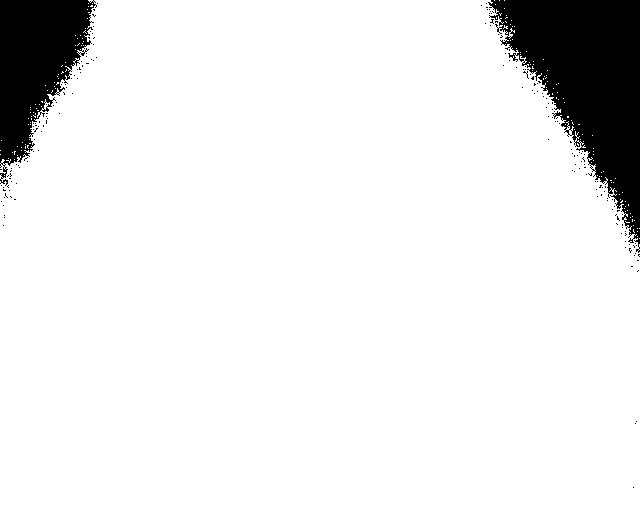
#> input picture examples/example_radiometric.tiff, 640 x 512 px
$ jupyter execute random_targets.ipynb
#> lines starting #> are read from the running program, lines starting #| are printed output that depends on the picture
[cell 1]
import math
import random

import matplotlib.pyplot as plt
import numpy as np
from scipy.stats import skewnorm

This notebook demonstrates a couple of simple functions for putting blobs into thermal images.

Firstly, there's some code to place a blob (i.e. a 2D array of values) into an image. This function is slighlty more complicated than it could be because we need to handle the case when we want to paste something near the edge of an image (we can't guarantee that animals will always be perfectly in shot!) But the cheat way to do this is pad the image so we don't go out of bounds, then place the object, and then crop back to the original size.

[cell 2]
def place_object(
    image, obj, loc_x=-1, loc_y=-1, allow_crop=True, noise=True, noise_amp=0.1
):
    """
    Places obj into image, in a random location. Optionally adds Poisson
    (shot) noise.

    Parameters
    ----------
        image : np.array
            input (base) image
        obj : np.array
            object to place
        allow_crop : bool
            whether to allow partial placements (e.g. near edges)
        noise : bool
            add Poisson noise
        noise_amp : float
            noise amplitude

    Returns
    -------
        np.array
            image with object added
        tuple
            coordinates of object

    """

    height, width = image.shape
    o_height, o_width = obj.shape

    if loc_x == -1 and loc_y == -1:
        if allow_crop:
            loc_x = random.randint(0, width - 1)
            loc_y = random.randint(0, height - 1)
        else:
            loc_x = random.randint(o_width / 2, width - 1 - o_width / 2)
            loc_y = random.randint(o_height / 2, height - 1 - o_height / 2)

    pad_x = math.ceil(o_width / 2)
    pad_y = math.ceil(o_height / 2)

    loc_x += pad_x
    loc_y += pad_y

    image_pad = np.zeros((height + 2 * pad_y, width + 2 * pad_x))
    image_pad[pad_y:-pad_y, pad_x:-pad_x] = image

    lim_left = int(loc_x - o_width / 2)
    lim_right = int(loc_x + o_width / 2)

    lim_top = int(loc_y - o_height / 2)
    lim_bottom = int(loc_y + o_height / 2)

    if noise:
        obj += noise_amp * np.random.poisson(0.1, size=obj.shape)

    image_pad[lim_top:lim_bottom, lim_left:lim_right] += obj

    return image_pad[pad_y:-pad_y, pad_x:-pad_x], (loc_x - pad_x, loc_y - pad_y)

Next we can try some simple Gaussians:

[cell 3]
def Gauss2D(x, y, amplitude, xo, yo, sigma_x, sigma_y, theta, offset=0):
    """
    Returns the amplitude of the given Gaussian distribution at (x, y)

    Parameters
    ----------

        x : float
        y : float
            coordinates
        amplitude:
            height of peak
        xo : float
        yo : float
            centre of peak (mean)
        sigma_x : float
        sigma_y : float
            x and y spread (standard dev)
        theta : float
            rotation (radians)
        offset : float
            additive offset (background level)
    Returns
    -------

        float
            amplitude at (x, y)

    """
    xo = float(xo)
    yo = float(yo)
    a = (np.cos(theta) ** 2) / (2 * sigma_x**2) + (np.sin(theta) ** 2) / (
        2 * sigma_y**2
    )
    b = -(np.sin(2 * theta)) / (4 * sigma_x**2) + (np.sin(2 * theta)) / (4 * sigma_y**2)
    c = (np.sin(theta) ** 2) / (2 * sigma_x**2) + (np.cos(theta) ** 2) / (
        2 * sigma_y**2
    )
    return offset + amplitude * np.exp(
        -(a * ((x - xo) ** 2) + 2 * b * (x - xo) * (y - yo) + c * ((y - yo) ** 2))
    )


def gaussian(size=9, amplitude=1, sigma_x=2, sigma_y=2, theta=0, offset=0, xo=0, yo=0):
    """
    Makes a 2D array and fills it with values from above.

    This is inefficient, we should probably vectorise this code.

    Parameters
    ----------
        size : int
            height/width of output
        see `gaussian` for other parameters

    Returns
    -------
        np.array
            generated Gaussian

    """

    if size % 2:
        size += 1

    blob = np.zeros((size, size))

    coords = np.linspace(-size / 2, size / 2, size)

    for xi, x in enumerate(coords):
        for yi, y in enumerate(coords):
            blob[yi, xi] = Gauss2D(
                x, y, amplitude, xo, yo, sigma_x, sigma_y, theta, offset
            )

    return blob

[cell 4]
plt.figure(figsize=(12, 12))
for i in range(25):
    ax = plt.subplot(5, 5, i + 1)

    obj_size = random.randint(10, 20)

    obj = gaussian(
        size=obj_size,
        sigma_x=random.random() * obj_size / 5.0,
        sigma_y=random.random() * obj_size / 5.0,
        theta=math.pi * random.random(),
    )
    image = np.zeros((50, 50))
    ax.imshow(place_object(image, obj)[0])
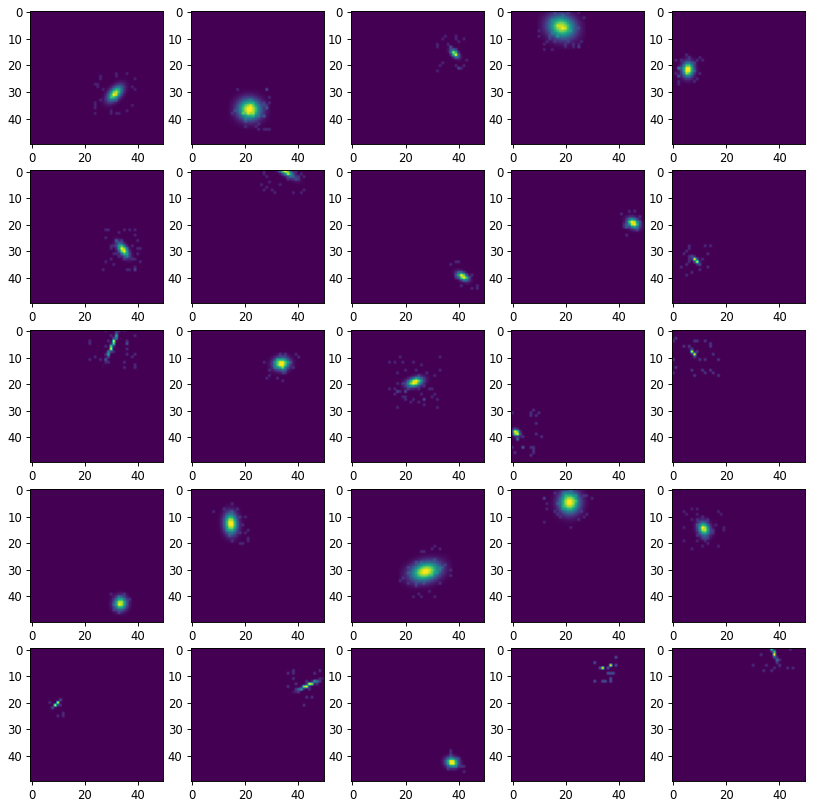
#> figure drawn by matplotlib, 25 panels

We can also be a bit more clever and generate skewed distributions:

[cell 5]
def skew_gaussian(size=9, amp_mu=5, amp_std=2, skew_x=3, skew_y=3):
    """
    Generate a random skewed 2D Gaussian. This code uses the dot product of
    two skew normal distributions which is probably not statistically
    meaningful, but it's a cheap way of generating skewed distributions.


    Parameters
    ----------
        size : int
            output size, should be odd
        amp_mu : float
            output amplitude mean
        amp_std : np.array
            output amplitude stdev
        skew_x:
            max skew to generate in x
        skew_y:
            max skew to generate in y
    Returns
    -------
        np.array
            generated distribution

    """

    if not size % 2:
        raise ValueError("Size must be odd!")

    # Generate 2 1D distributions
    a = -skew_x / 2 + skew_x * random.random()
    b = -skew_y / 2 + skew_y * random.random()

    # Size of blob
    x = np.linspace(-0.8 * max(skew_x, skew_y), 0.8 * max(skew_x, skew_y), size)

    # Generate a 2D skewed distribution
    blob = np.dot(
        skewnorm.pdf(x, a).reshape((-1, 1)), skewnorm.pdf(x, b).reshape((1, -1))
    )

    # Normalise
    blob /= np.max(blob)

    # Scale by random amplitude
    amp = np.random.normal(amp_mu, amp_std)
    blob *= amp * (1.0 / np.max(blob))

    return blob

[cell 6]
plt.figure(figsize=(12, 12))
for i in range(25):
    ax = plt.subplot(5, 5, i + 1)

    obj = skew_gaussian(size=21, skew_x=3, skew_y=6)
    image = np.zeros((50, 50))
    ax.imshow(place_object(image, obj)[0])
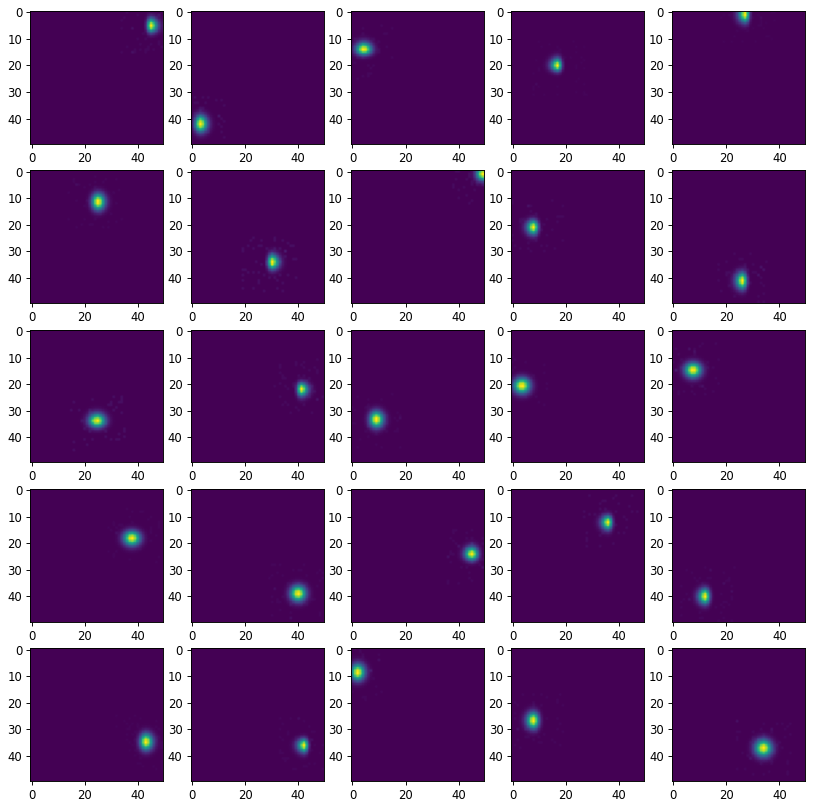
#> figure drawn by matplotlib, 25 panels

And applied to a test image:

[cell 7]
import cv2

image = cv2.imread("./example_radiometric.tiff", cv2.IMREAD_UNCHANGED)
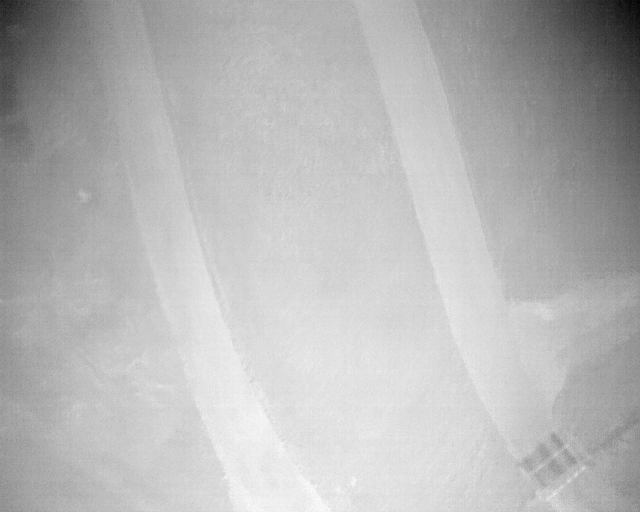
#> image: shape (512, 640) uint16; min 6743, max 7077, mean 6983.3; drawn with min black and max white

Note that we use `cv2.IMREAD_UNCHANGED` to ensure that we load the image raw, otherwise OpenCV will convert it to 8-bit silently.

Plotting the image with a colormap shows that we've got the correct range (e.g. 16-bit intensities):

[cell 8]
plt.imshow(image, cmap="magma")
plt.colorbar()
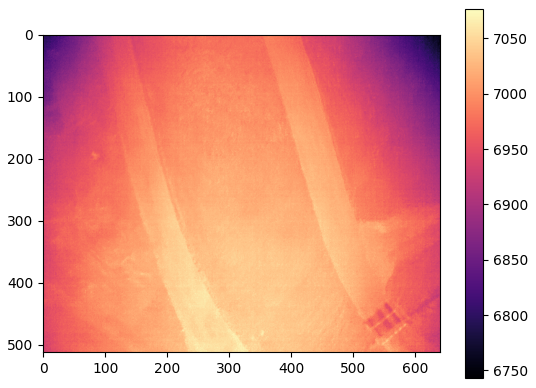
#> figure drawn by matplotlib, 2 panels

Let's insert some animals.

[cell 9]
object_size = 15

plt.figure()

# Make a copy of the image
augmented = np.array(image)

for i in range(5):
    # Place an animal
    obj = skew_gaussian(size=object_size, skew_x=1, skew_y=3, amp_mu=140)
    augmented, coord = place_object(augmented, obj)

    # Plot a box (TODO: figure out what's up with these coords)
    x, y = coord
    x -= object_size / 4
    y -= object_size / 4
    plt.gca().add_patch(
        plt.Polygon(
            [
                (x - object_size / 1.5, y - object_size / 1.5),
                (x - object_size / 1.5, y + object_size / 1.5),
                (x + object_size / 1.5, y + object_size / 1.5),
                (x + object_size / 1.5, y - object_size / 1.5),
            ],
            fill=False,
            color="white",
        )
    )
#> this loop made 5 passes
#> (coord, x, y) on passes 1 to 5: ((506, 333), 502.2, 329.2), ((425, 192), 421.2, 188.2), ((85, 133), 81.25, 129.2), ((427, 323), 423.2, 319.2), ((2, 100), -1.75, 96.25)
#> pass 1, `augmented, coord = place_object(augmented, obj)`:
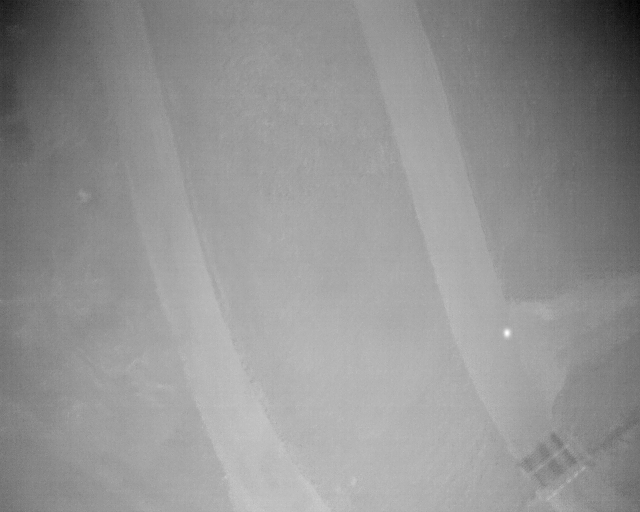
#> augmented: shape (512, 640) float64; min 6743, max 7160.3, mean 6983.3; drawn with min black and max white

plt.imshow(augmented, cmap="magma")
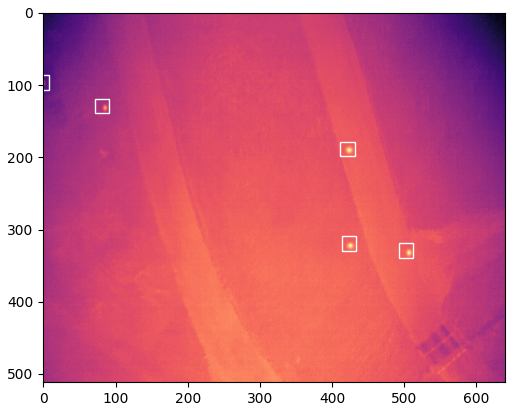
#> figure drawn by matplotlib, 1 panel

Does this look realistic? Compare to an actual frame from a "baboon" flight and be the judge:

[cell 10]
image = cv2.imread("./baboons.jpg", cv2.IMREAD_UNCHANGED)
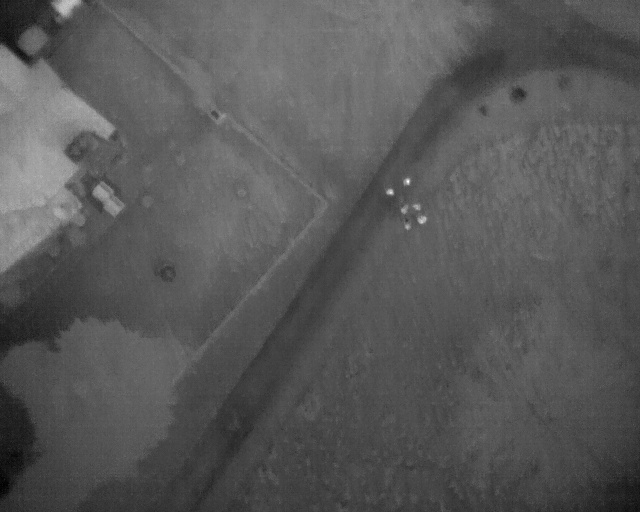
#> input picture examples/baboons.jpg, 640 x 512 px
#> image is the input picture: shape (512, 640); min 0, max 255, mean 88.2

[cell 11]
plt.imshow(image, cmap="magma")

Hmm looks similar, but those animals are _clustered_. Can we do similar?

Sure - we can generate some randomly distributed points. How about placing 7 monkeys in a group in the same image:

[cell 12]
centre_x = 300
centre_y = 400

x_locs = np.random.normal(loc=centre_x, scale=20, size=7)
y_locs = np.random.normal(loc=centre_y, scale=20, size=7)

[cell 13]
plt.figure()

# Make a copy of the image
augmented = np.array(image)

for x, y in list(zip(x_locs, y_locs)):
    object_size = 13
    # Place an animal
    obj = skew_gaussian(size=object_size, skew_x=1, skew_y=3, amp_mu=140)
    augmented, coord = place_object(augmented, obj, loc_x=x, loc_y=y)

    plt.imshow(augmented, cmap="magma")
#> this loop made 7 passes
#> coord on passes 1 to 7: (318, 428.5), (304.1, 369.1), (294.2, 392), (270.3, 424.5), (299.6, 402.5), (287.8, 364), (298, 408.5)
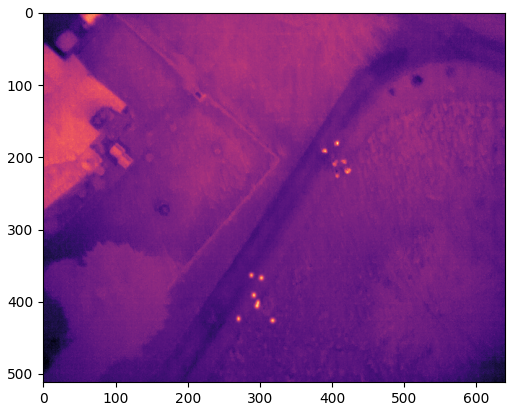
#> figure drawn by matplotlib, 1 panel
